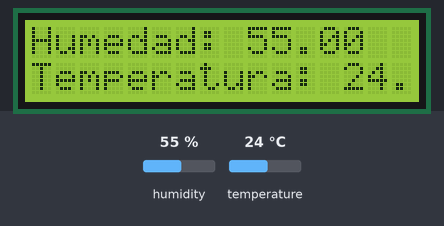
A sketch run on a simulated Arduino Uno, built with avr-gcc and run on an emulated ATmega328P. Shown: 16×2 character LCD. Inputs (shaded band) come from the test bench; at power-on: humidity 55 %, temperature 24 °C. What the sketch prints to the serial monitor is not drawn.

Above: at 2.7 s.
2.8 s: humidity set to 22 %
At 4.9 s:
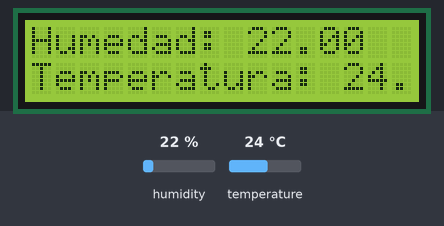
5.8 s: temperature set to 12 °C
At 6.6 s:
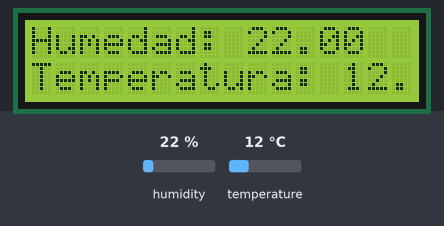
8.8 s: humidity set to 40 %
At 11.2 s:
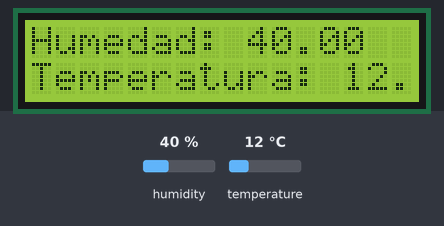
11.9 s: temperature set to 19 °C
At 12.9 s:
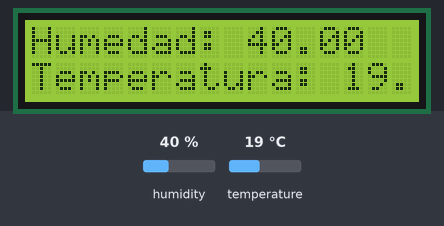
Timing chart, 0 to 14.9 s (numbered marks = the images above; inputs shaded):
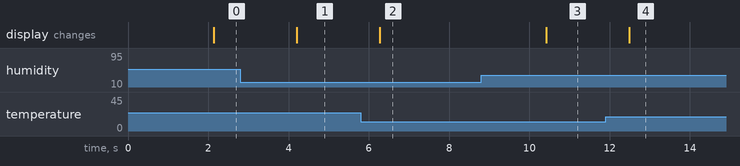

The sketch:

Main.ino
```cpp
#include <DHT.h>
#include <Wire.h>
#include <LiquidCrystal_I2C.h>

#define DHTPIN 7
#define DHTTYPE DHT11

LiquidCrystal_I2C lcd1(0x27, 16, 2);

DHT dht(DHTPIN, DHTTYPE);

void setup()
{

  lcd1.init();
  lcd1.backlight();
  lcd1.setCursor(0, 0);
  Serial.begin(9600);
  dht.begin();
}

void loop()
{

  // Wait a few seconds between measurements.
  delay(2000);

  // Reading temperature or humidity takes about 250 milliseconds!
  // Sensor readings may also be up to 2 seconds 'old' (its a very slow sensor)
  float h = dht.readHumidity();
  // Read temperature as Celsius (the default)
  float t = dht.readTemperature();
  // Read temperature as Fahrenheit (isFahrenheit = true)
  float f = dht.readTemperature(true);

  // Check if any reads failed and exit early (to try again).
  if (isnan(h) || isnan(t) || isnan(f))
  {
    Serial.println(F("Failed to read from DHT sensor!"));
    return;
  }

  // Compute heat index in Fahrenheit (the default)
  float hif = dht.computeHeatIndex(f, h);
  // Compute heat index in Celsius (isFahreheit = false)
  float hic = dht.computeHeatIndex(t, h, false);

  lcd1.setCursor(0, 0);
  lcd1.print("Humedad: ");
  lcd1.print(h);
  lcd1.setCursor(0, 1);
  lcd1.print("Temperatura: ");
  lcd1.print(t);

  Serial.print(F("Humedad: "));
  Serial.print(h);
  Serial.print(F("%  Temperatura: "));
  Serial.print(t);
  Serial.print(F("°C "));
  Serial.print(f);
  Serial.print(F("°F  Heat index: "));
  Serial.print(hic);
  Serial.print(F("°C "));
  Serial.print(hif);
  Serial.println(F("°F"));
}
```

Measured:
- after the input at 2.8 s, the display: changes after 1.4 s (image 1)
- after the input at 5.8 s, the display: changes after 0.48 s (image 2)
- after the input at 8.8 s, the display: changes after 1.6 s (image 3)
- after the input at 11.9 s, the display: changes after 0.59 s (image 4)
